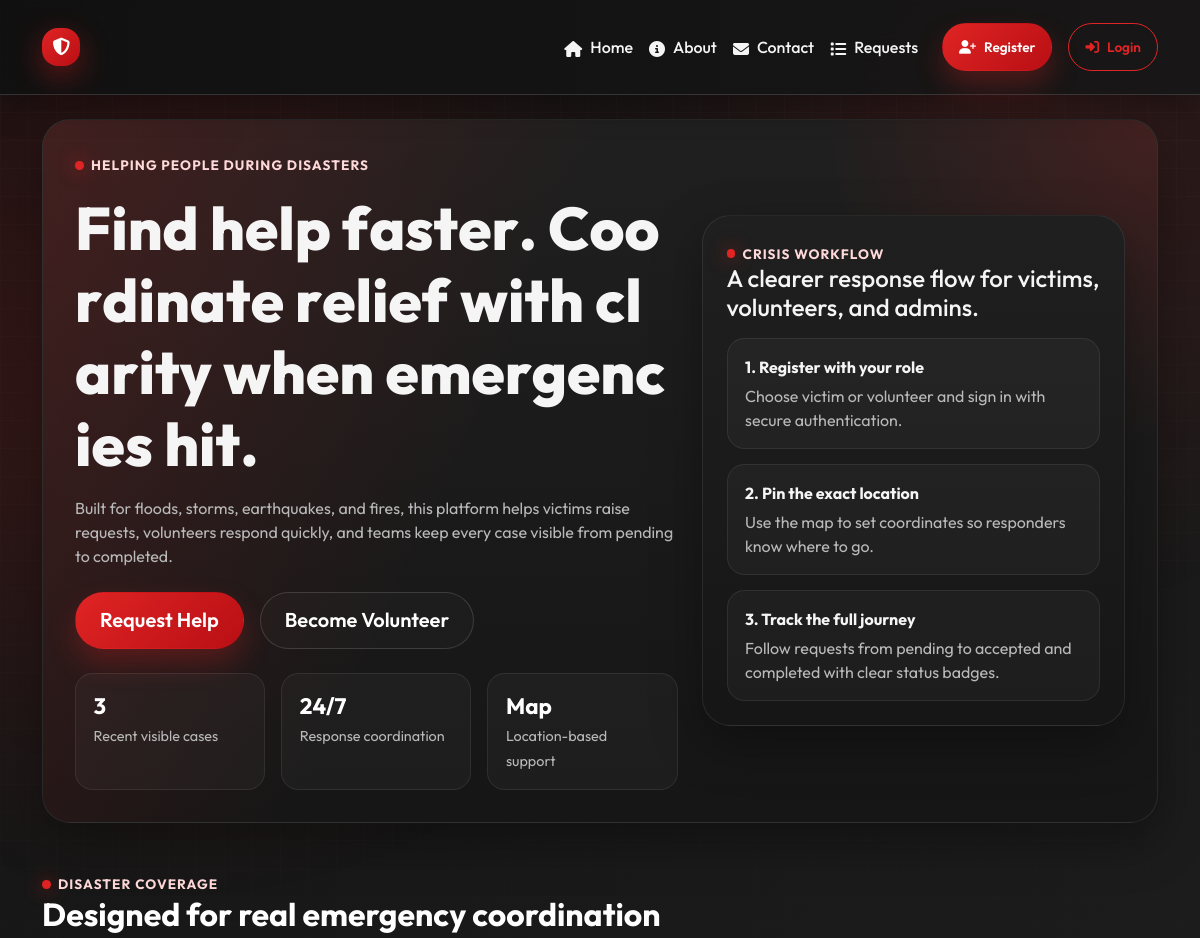
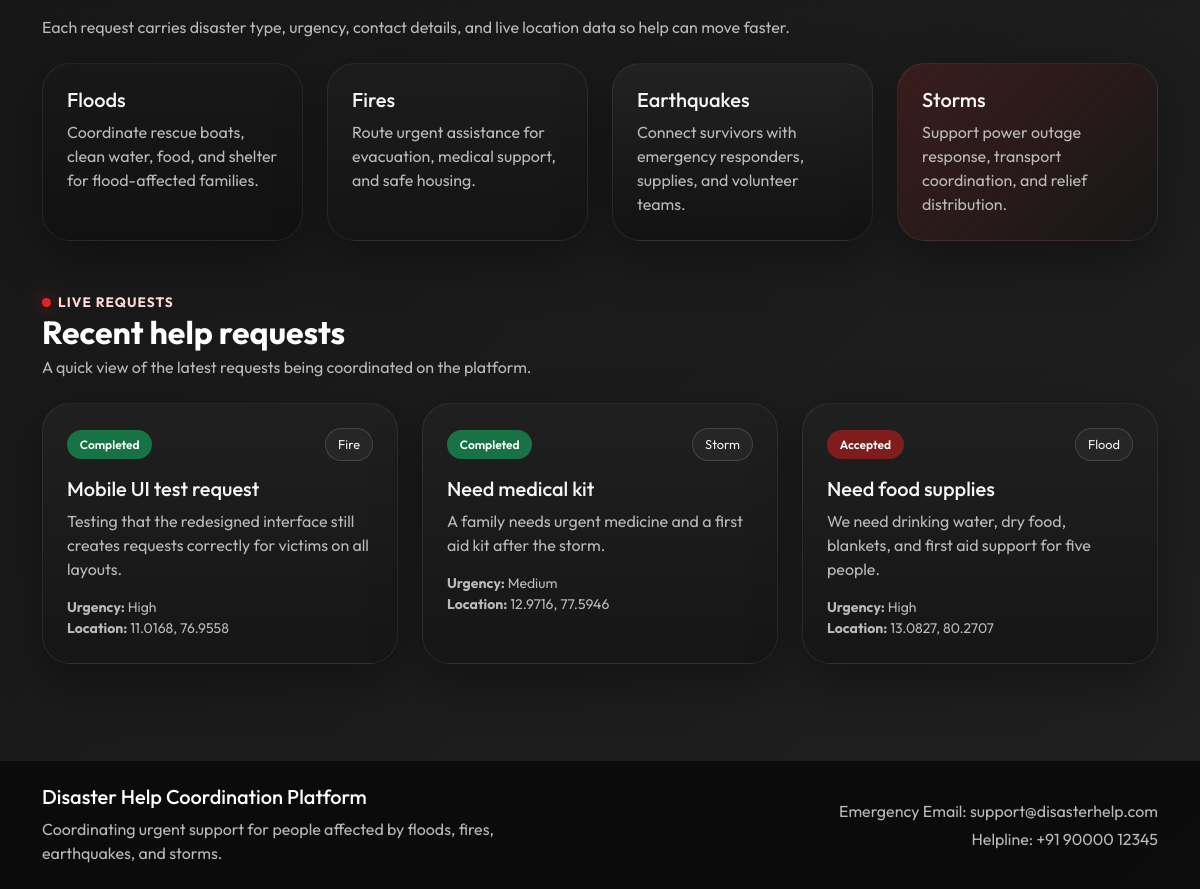
Before: / with the older database file (2 pictures, top to bottom).
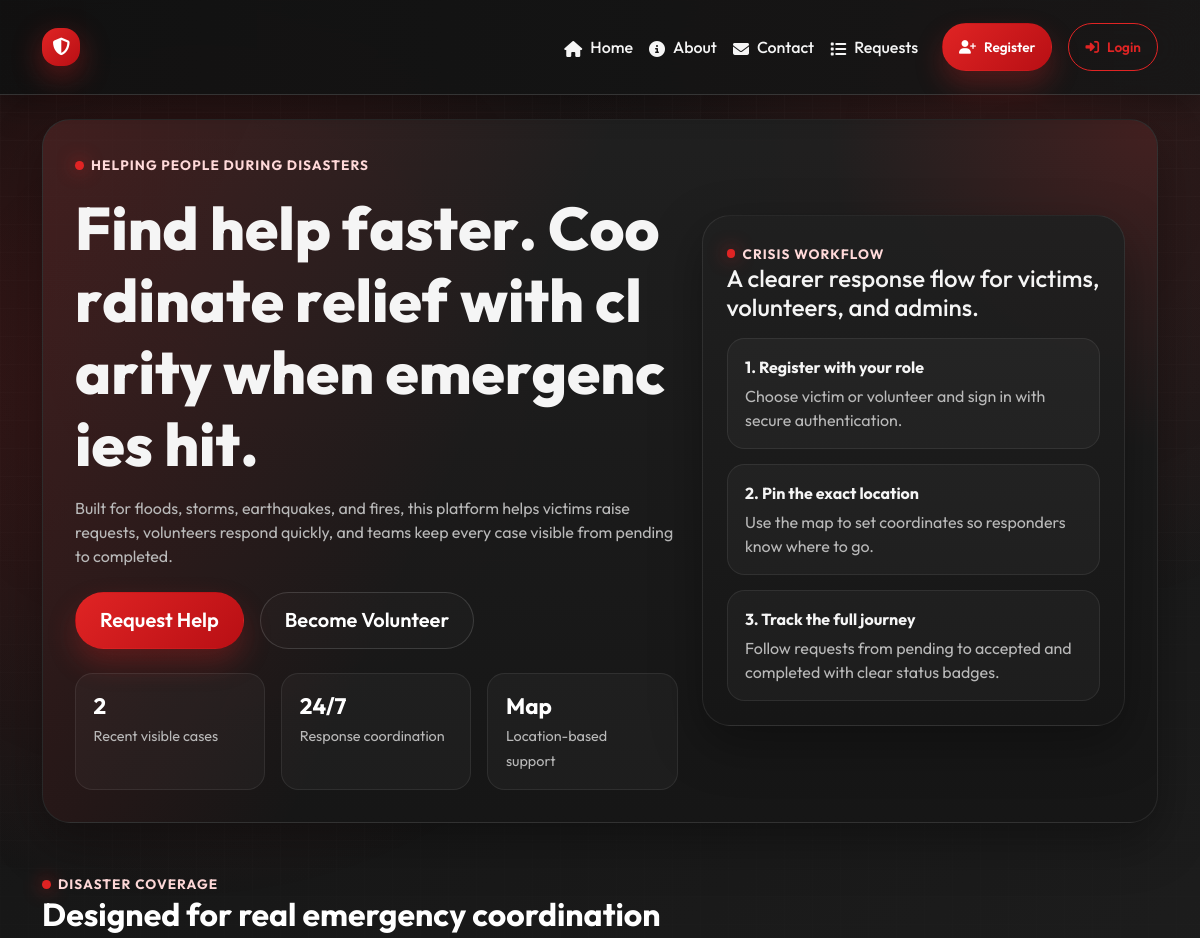
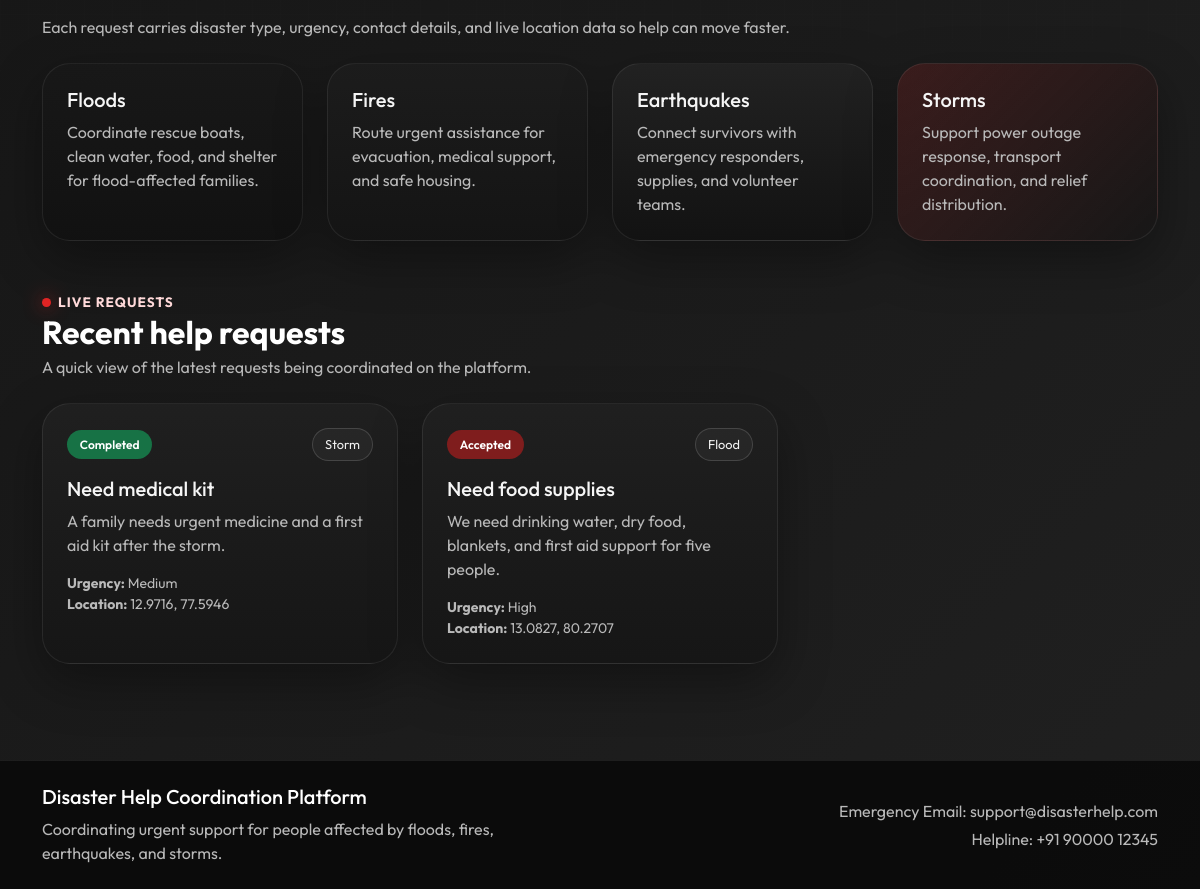
After: the same page with the newer database file (2 pictures, top to bottom).
### models.py (models this page shows)
class Request(db.Model):
    __tablename__ = "requests"
    id = db.Column(db.Integer, primary_key=True)
    title = db.Column(db.String(150), nullable=False)
    description = db.Column(db.Text, nullable=False)
    disaster_type = db.Column(db.String(30), nullable=False)
    urgency = db.Column(db.String(20), nullable=False)
    latitude = db.Column(db.Float, nullable=False)
    longitude = db.Column(db.Float, nullable=False)
    contact = db.Column(db.String(20), nullable=False)
    status = db.Column(db.String(20), nullable=False, default="Pending")
    created_at = db.Column(db.DateTime, nullable=False, default=datetime.utcnow)
    created_by = db.Column(db.Integer, db.ForeignKey("users.id"), nullable=False)
    volunteer_actions = db.relationship(
        "VolunteerAction",
        backref="request",
        lazy=True,
        cascade="all, delete-orphan",
    )

### app.py (the view)
@app.route("/")
def home():
    latest_requests = Request.query.order_by(Request.created_at.desc()).limit(6).all()
    return render_template("home.html", latest_requests=latest_requests)

### app.py (called while the page is built)
@app.context_processor
def inject_helpers():
    def badge_class(status):
        status_map = {
            "Pending": "warning",
            "Accepted": "primary",
            "Completed": "success",
        }
        return status_map.get(status, "secondary")
    return {"badge_class": badge_class}

### templates/home.html (shortened to what the changed rows need)
{% extends "base.html" %}
{% block content %}
<section class="hero-section mb-5">
    <div class="row align-items-center g-4">
        <div class="col-lg-7">
            <h1 class="hero-title mb-3">
                <span class="hero-text-animated" data-text="Find help faster. Coordinate relief with clarity when emergencies hit."></span>
            </h1>
            <div class="hero-metrics mt-4">
                <div class="metric-card">
                    <span class="metric-number">{{ latest_requests|length }}</span>
                    <span class="metric-label">Recent visible cases</span>
                </div>
            </div>
        </div>
    </div>
</section>
<section class="mb-5">
    <div class="section-heading mb-4">
        <div>
            <h2 class="section-title mb-1">Designed for real emergency coordination</h2>
        </div>
    </div>
</section>
<section class="mb-4">
    <div class="section-heading mb-4">
        <div>
            <h2 class="section-title mb-1">Recent help requests</h2>
        </div>
    </div>
    <div class="row g-4">
        {% for item in latest_requests %}
            <div class="col-md-6 col-lg-4">
                <div class="request-card h-100">
                    <div class="card-topline">
                        <span class="badge text-bg-{{ badge_class(item.status) }}">{{ item.status }}</span>
                        <span class="chip-label">{{ item.disaster_type }}</span>
                    </div>
                    <h3 class="h5">{{ item.title }}</h3>
                    <p class="card-copy">{{ item.description[:120] }}{% if item.description|length > 120 %}...{% endif %}</p>
                    <div class="small card-meta">
                        <div><strong>Urgency:</strong> {{ item.urgency }}</div>
                        <div><strong>Location:</strong> {{ item.latitude }}, {{ item.longitude }}</div>
                    </div>
                </div>
            </div>
        {% endfor %}
    </div>
</section>
{% endblock %}

Changed rows visible on the page:
removed Request: status "Completed", disaster_type "Fire", title "Mobile UI test request", description "Testing that the redesigned interface still creates requests correctly for victims on all layouts.", urgency "High", latitude "11.0168", longitude "76.9558"
Other visible differences:
{{ latest_requests|length }}: "3" → "2"
